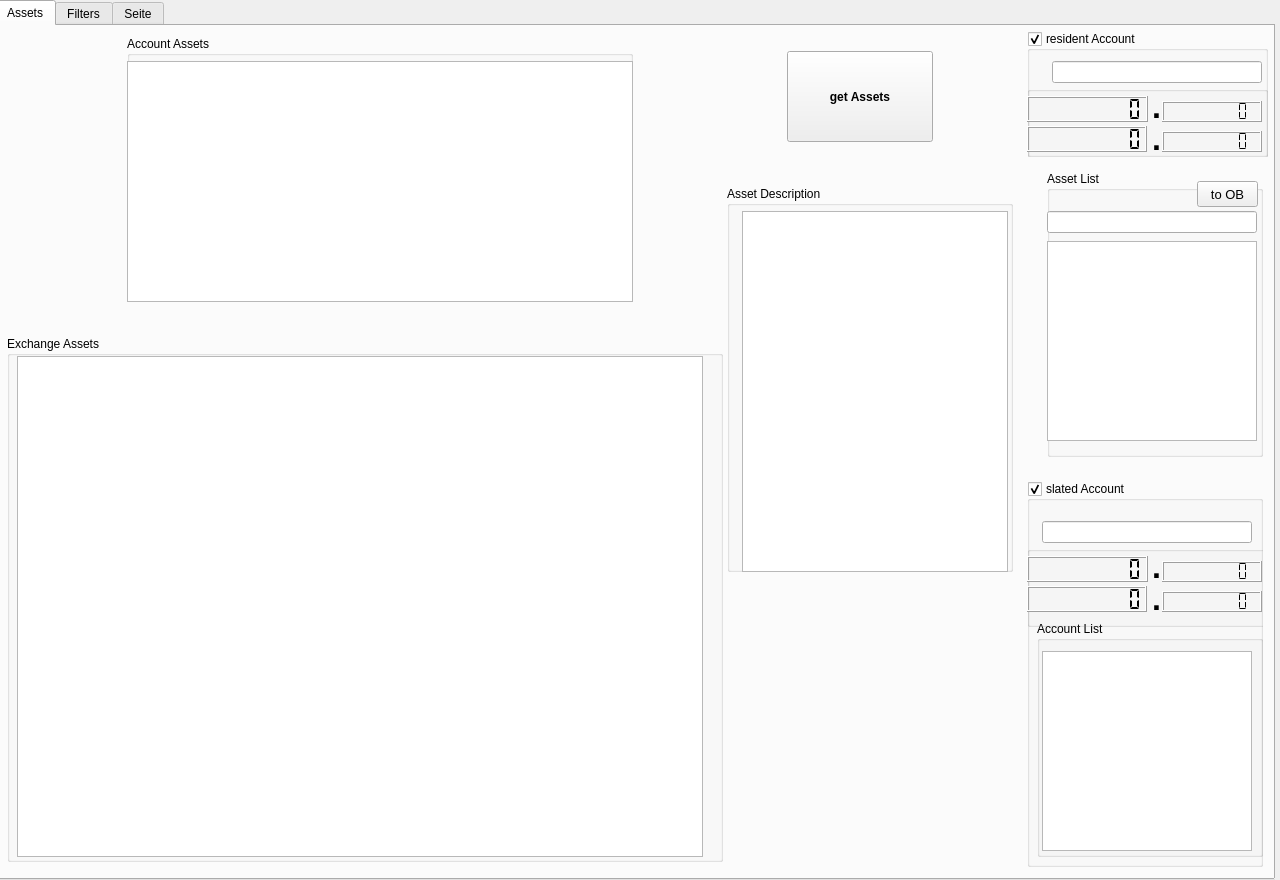
<?xml version="1.0" encoding="UTF-8"?>
<ui version="4.0">
 <class>MainWindow</class>
 <widget class="QMainWindow" name="MainWindow">
  <property name="geometry">
   <rect>
    <x>0</x>
    <y>0</y>
    <width>1280</width>
    <height>880</height>
   </rect>
  </property>
  <property name="sizePolicy">
   <sizepolicy hsizetype="Fixed" vsizetype="Fixed">
    <horstretch>0</horstretch>
    <verstretch>0</verstretch>
   </sizepolicy>
  </property>
  <property name="minimumSize">
   <size>
    <width>10</width>
    <height>10</height>
   </size>
  </property>
  <property name="maximumSize">
   <size>
    <width>1280</width>
    <height>880</height>
   </size>
  </property>
  <property name="windowTitle">
   <string>NxtPowerTools - Assets&amp;Accounts</string>
  </property>
  <widget class="QWidget" name="centralwidget">
   <widget class="QTabWidget" name="tabWidget">
    <property name="geometry">
     <rect>
      <x>-5</x>
      <y>0</y>
      <width>1280</width>
      <height>880</height>
     </rect>
    </property>
    <property name="minimumSize">
     <size>
      <width>10</width>
      <height>10</height>
     </size>
    </property>
    <property name="maximumSize">
     <size>
      <width>1280</width>
      <height>880</height>
     </size>
    </property>
    <property name="currentIndex">
     <number>0</number>
    </property>
    <widget class="QWidget" name="tab">
     <attribute name="title">
      <string>Assets</string>
     </attribute>
     <widget class="QGroupBox" name="groupBox">
      <property name="geometry">
       <rect>
        <x>10</x>
        <y>310</y>
        <width>716</width>
        <height>526</height>
       </rect>
      </property>
      <property name="title">
       <string>Exchange Assets</string>
      </property>
      <widget class="QTableView" name="tv_allAssets">
       <property name="geometry">
        <rect>
         <x>10</x>
         <y>20</y>
         <width>686</width>
         <height>501</height>
        </rect>
       </property>
       <property name="font">
        <font>
         <pointsize>10</pointsize>
        </font>
       </property>
      </widget>
     </widget>
     <widget class="QGroupBox" name="groupBox_2">
      <property name="geometry">
       <rect>
        <x>130</x>
        <y>10</y>
        <width>506</width>
        <height>266</height>
       </rect>
      </property>
      <property name="title">
       <string>Account Assets</string>
      </property>
      <widget class="QTableView" name="tv_accAssets">
       <property name="geometry">
        <rect>
         <x>0</x>
         <y>25</y>
         <width>506</width>
         <height>241</height>
        </rect>
       </property>
       <property name="font">
        <font>
         <pointsize>10</pointsize>
        </font>
       </property>
      </widget>
     </widget>
     <widget class="QGroupBox" name="gb_AccSLT">
      <property name="geometry">
       <rect>
        <x>1030</x>
        <y>455</y>
        <width>236</width>
        <height>386</height>
       </rect>
      </property>
      <property name="title">
       <string>slated Account</string>
      </property>
      <property name="checkable">
       <bool>true</bool>
      </property>
      <widget class="QLineEdit" name="lineEdit_acctSlated">
       <property name="geometry">
        <rect>
         <x>15</x>
         <y>40</y>
         <width>210</width>
         <height>22</height>
        </rect>
       </property>
       <property name="text">
        <string/>
       </property>
      </widget>
      <widget class="QGroupBox" name="groupBox_acctList">
       <property name="geometry">
        <rect>
         <x>10</x>
         <y>140</y>
         <width>226</width>
         <height>236</height>
        </rect>
       </property>
       <property name="title">
        <string>Account List</string>
       </property>
       <widget class="QListView" name="lv_accounts1">
        <property name="geometry">
         <rect>
          <x>5</x>
          <y>30</y>
          <width>210</width>
          <height>200</height>
         </rect>
        </property>
       </widget>
      </widget>
      <widget class="QGroupBox" name="gb_Nxt_2">
       <property name="geometry">
        <rect>
         <x>0</x>
         <y>65</y>
         <width>241</width>
         <height>81</height>
        </rect>
       </property>
       <property name="title">
        <string/>
       </property>
       <widget class="QLCDNumber" name="lcdN_acctSLTU_Nqt">
        <property name="geometry">
         <rect>
          <x>135</x>
          <y>45</y>
          <width>100</width>
          <height>21</height>
         </rect>
        </property>
        <property name="numDigits">
         <number>8</number>
        </property>
        <property name="segmentStyle">
         <enum>QLCDNumber::Flat</enum>
        </property>
       </widget>
       <widget class="QLCDNumber" name="lcdN_acctSLTU_Nxt">
        <property name="geometry">
         <rect>
          <x>0</x>
          <y>40</y>
          <width>120</width>
          <height>26</height>
         </rect>
        </property>
        <property name="numDigits">
         <number>9</number>
        </property>
        <property name="digitCount">
         <number>9</number>
        </property>
        <property name="segmentStyle">
         <enum>QLCDNumber::Flat</enum>
        </property>
       </widget>
       <widget class="QLCDNumber" name="lcdN_acctSLT_Nqt">
        <property name="geometry">
         <rect>
          <x>135</x>
          <y>15</y>
          <width>100</width>
          <height>21</height>
         </rect>
        </property>
        <property name="numDigits">
         <number>8</number>
        </property>
        <property name="segmentStyle">
         <enum>QLCDNumber::Flat</enum>
        </property>
       </widget>
       <widget class="QLCDNumber" name="lcdN_acctSLT_Nxt">
        <property name="geometry">
         <rect>
          <x>0</x>
          <y>10</y>
          <width>121</width>
          <height>26</height>
         </rect>
        </property>
        <property name="numDigits">
         <number>9</number>
        </property>
        <property name="segmentStyle">
         <enum>QLCDNumber::Flat</enum>
        </property>
       </widget>
       <widget class="QLabel" name="label_dot_5">
        <property name="geometry">
         <rect>
          <x>125</x>
          <y>40</y>
          <width>10</width>
          <height>26</height>
         </rect>
        </property>
        <property name="font">
         <font>
          <pointsize>24</pointsize>
          <weight>75</weight>
          <bold>true</bold>
         </font>
        </property>
        <property name="text">
         <string>.</string>
        </property>
       </widget>
       <widget class="QLabel" name="label_dot_6">
        <property name="geometry">
         <rect>
          <x>125</x>
          <y>5</y>
          <width>11</width>
          <height>31</height>
         </rect>
        </property>
        <property name="font">
         <font>
          <pointsize>24</pointsize>
          <weight>75</weight>
          <bold>true</bold>
         </font>
        </property>
        <property name="text">
         <string>.</string>
        </property>
       </widget>
      </widget>
     </widget>
     <widget class="QGroupBox" name="groupBox_assetList">
      <property name="geometry">
       <rect>
        <x>1050</x>
        <y>145</y>
        <width>216</width>
        <height>286</height>
       </rect>
      </property>
      <property name="title">
       <string>Asset List</string>
      </property>
      <widget class="QPushButton" name="pb_assToOB">
       <property name="geometry">
        <rect>
         <x>150</x>
         <y>10</y>
         <width>61</width>
         <height>26</height>
        </rect>
       </property>
       <property name="font">
        <font>
         <pointsize>10</pointsize>
        </font>
       </property>
       <property name="text">
        <string>to OB</string>
       </property>
      </widget>
      <widget class="QLineEdit" name="lineEdit_assetSLT">
       <property name="geometry">
        <rect>
         <x>0</x>
         <y>40</y>
         <width>210</width>
         <height>22</height>
        </rect>
       </property>
      </widget>
      <widget class="QListView" name="lv_assets1">
       <property name="geometry">
        <rect>
         <x>0</x>
         <y>70</y>
         <width>210</width>
         <height>200</height>
        </rect>
       </property>
      </widget>
     </widget>
     <widget class="QGroupBox" name="gb_AccResid">
      <property name="geometry">
       <rect>
        <x>1030</x>
        <y>5</y>
        <width>241</width>
        <height>126</height>
       </rect>
      </property>
      <property name="title">
       <string>resident Account</string>
      </property>
      <property name="checkable">
       <bool>true</bool>
      </property>
      <widget class="QLineEdit" name="lineEdit_acctResid">
       <property name="geometry">
        <rect>
         <x>25</x>
         <y>30</y>
         <width>210</width>
         <height>22</height>
        </rect>
       </property>
      </widget>
      <widget class="QGroupBox" name="gb_Nxt">
       <property name="geometry">
        <rect>
         <x>0</x>
         <y>55</y>
         <width>241</width>
         <height>81</height>
        </rect>
       </property>
       <property name="title">
        <string/>
       </property>
       <widget class="QLCDNumber" name="lcdN_acctResU_Nqt">
        <property name="geometry">
         <rect>
          <x>135</x>
          <y>45</y>
          <width>100</width>
          <height>21</height>
         </rect>
        </property>
        <property name="numDigits">
         <number>8</number>
        </property>
        <property name="segmentStyle">
         <enum>QLCDNumber::Flat</enum>
        </property>
       </widget>
       <widget class="QLCDNumber" name="lcdN_acctResU_Nxt">
        <property name="geometry">
         <rect>
          <x>0</x>
          <y>40</y>
          <width>120</width>
          <height>26</height>
         </rect>
        </property>
        <property name="numDigits">
         <number>9</number>
        </property>
        <property name="segmentStyle">
         <enum>QLCDNumber::Flat</enum>
        </property>
       </widget>
       <widget class="QLCDNumber" name="lcdN_acctRes_Nqt">
        <property name="geometry">
         <rect>
          <x>135</x>
          <y>15</y>
          <width>100</width>
          <height>21</height>
         </rect>
        </property>
        <property name="numDigits">
         <number>8</number>
        </property>
        <property name="segmentStyle">
         <enum>QLCDNumber::Flat</enum>
        </property>
       </widget>
       <widget class="QLCDNumber" name="lcdN_acctRes_Nxt">
        <property name="geometry">
         <rect>
          <x>0</x>
          <y>10</y>
          <width>121</width>
          <height>26</height>
         </rect>
        </property>
        <property name="numDigits">
         <number>9</number>
        </property>
        <property name="segmentStyle">
         <enum>QLCDNumber::Flat</enum>
        </property>
       </widget>
       <widget class="QLabel" name="label_dot_2">
        <property name="geometry">
         <rect>
          <x>125</x>
          <y>40</y>
          <width>10</width>
          <height>26</height>
         </rect>
        </property>
        <property name="font">
         <font>
          <pointsize>24</pointsize>
          <weight>75</weight>
          <bold>true</bold>
         </font>
        </property>
        <property name="text">
         <string>.</string>
        </property>
       </widget>
       <widget class="QLabel" name="label_dot">
        <property name="geometry">
         <rect>
          <x>125</x>
          <y>5</y>
          <width>11</width>
          <height>31</height>
         </rect>
        </property>
        <property name="font">
         <font>
          <pointsize>24</pointsize>
          <weight>75</weight>
          <bold>true</bold>
         </font>
        </property>
        <property name="text">
         <string>.</string>
        </property>
       </widget>
      </widget>
     </widget>
     <widget class="QGroupBox" name="groupBox_4">
      <property name="geometry">
       <rect>
        <x>730</x>
        <y>160</y>
        <width>286</width>
        <height>386</height>
       </rect>
      </property>
      <property name="title">
       <string>Asset Description</string>
      </property>
      <widget class="QTextEdit" name="textEdit_assetDesc">
       <property name="geometry">
        <rect>
         <x>15</x>
         <y>25</y>
         <width>266</width>
         <height>361</height>
        </rect>
       </property>
      </widget>
      <zorder>textEdit_assetDesc</zorder>
      <zorder>tv_allAssets</zorder>
     </widget>
     <widget class="QPushButton" name="pb_getAllAssets">
      <property name="geometry">
       <rect>
        <x>790</x>
        <y>25</y>
        <width>146</width>
        <height>91</height>
       </rect>
      </property>
      <property name="font">
       <font>
        <weight>75</weight>
        <bold>true</bold>
       </font>
      </property>
      <property name="text">
       <string>get Assets</string>
      </property>
     </widget>
    </widget>
    <widget class="QWidget" name="tab_2">
     <attribute name="title">
      <string>Filters</string>
     </attribute>
     <widget class="QTextEdit" name="textEdit_test">
      <property name="geometry">
       <rect>
        <x>45</x>
        <y>35</y>
        <width>831</width>
        <height>681</height>
       </rect>
      </property>
     </widget>
     <widget class="QPushButton" name="pb_clear">
      <property name="geometry">
       <rect>
        <x>970</x>
        <y>665</y>
        <width>101</width>
        <height>27</height>
       </rect>
      </property>
      <property name="text">
       <string>clear</string>
      </property>
     </widget>
     <widget class="QPushButton" name="pb_1">
      <property name="geometry">
       <rect>
        <x>970</x>
        <y>460</y>
        <width>101</width>
        <height>27</height>
       </rect>
      </property>
      <property name="text">
       <string>1</string>
      </property>
     </widget>
     <widget class="QPushButton" name="pb_2">
      <property name="geometry">
       <rect>
        <x>970</x>
        <y>500</y>
        <width>101</width>
        <height>27</height>
       </rect>
      </property>
      <property name="text">
       <string>2</string>
      </property>
     </widget>
     <widget class="QPushButton" name="pb_3">
      <property name="geometry">
       <rect>
        <x>970</x>
        <y>540</y>
        <width>101</width>
        <height>27</height>
       </rect>
      </property>
      <property name="text">
       <string>3</string>
      </property>
     </widget>
     <widget class="QPushButton" name="pb_4">
      <property name="geometry">
       <rect>
        <x>970</x>
        <y>580</y>
        <width>101</width>
        <height>27</height>
       </rect>
      </property>
      <property name="text">
       <string>4</string>
      </property>
     </widget>
     <widget class="QPushButton" name="pb_5">
      <property name="geometry">
       <rect>
        <x>970</x>
        <y>625</y>
        <width>101</width>
        <height>27</height>
       </rect>
      </property>
      <property name="text">
       <string>5</string>
      </property>
     </widget>
     <widget class="QGroupBox" name="groupBox_5">
      <property name="geometry">
       <rect>
        <x>900</x>
        <y>90</y>
        <width>361</width>
        <height>281</height>
       </rect>
      </property>
      <property name="title">
       <string>Filters</string>
      </property>
      <property name="checkable">
       <bool>true</bool>
      </property>
      <property name="checked">
       <bool>false</bool>
      </property>
      <widget class="QTableWidget" name="tableWidget">
       <property name="geometry">
        <rect>
         <x>15</x>
         <y>40</y>
         <width>181</width>
         <height>226</height>
        </rect>
       </property>
      </widget>
      <widget class="QGroupBox" name="gb_poll2">
       <property name="geometry">
        <rect>
         <x>275</x>
         <y>5</y>
         <width>81</width>
         <height>41</height>
        </rect>
       </property>
       <property name="title">
        <string>Poll</string>
       </property>
       <property name="checkable">
        <bool>true</bool>
       </property>
       <widget class="KLed" name="kled_poll2">
        <property name="geometry">
         <rect>
          <x>0</x>
          <y>20</y>
          <width>26</width>
          <height>21</height>
         </rect>
        </property>
        <property name="color">
         <color>
          <red>0</red>
          <green>10</green>
          <blue>250</blue>
         </color>
        </property>
       </widget>
       <widget class="QLineEdit" name="lineEdit_pollTimer2">
        <property name="geometry">
         <rect>
          <x>25</x>
          <y>20</y>
          <width>50</width>
          <height>16</height>
         </rect>
        </property>
        <property name="font">
         <font>
          <pointsize>10</pointsize>
         </font>
        </property>
        <property name="maxLength">
         <number>200</number>
        </property>
       </widget>
      </widget>
     </widget>
    </widget>
    <widget class="QWidget" name="tab_3">
     <attribute name="title">
      <string>Seite</string>
     </attribute>
    </widget>
   </widget>
  </widget>
  <action name="actionMenu">
   <property name="text">
    <string>nxTrading</string>
   </property>
  </action>
 </widget>
 <customwidgets>
  <customwidget>
   <class>KLed</class>
   <extends>QWidget</extends>
   <header>kled.h</header>
  </customwidget>
 </customwidgets>
 <resources/>
 <connections/>
</ui>
